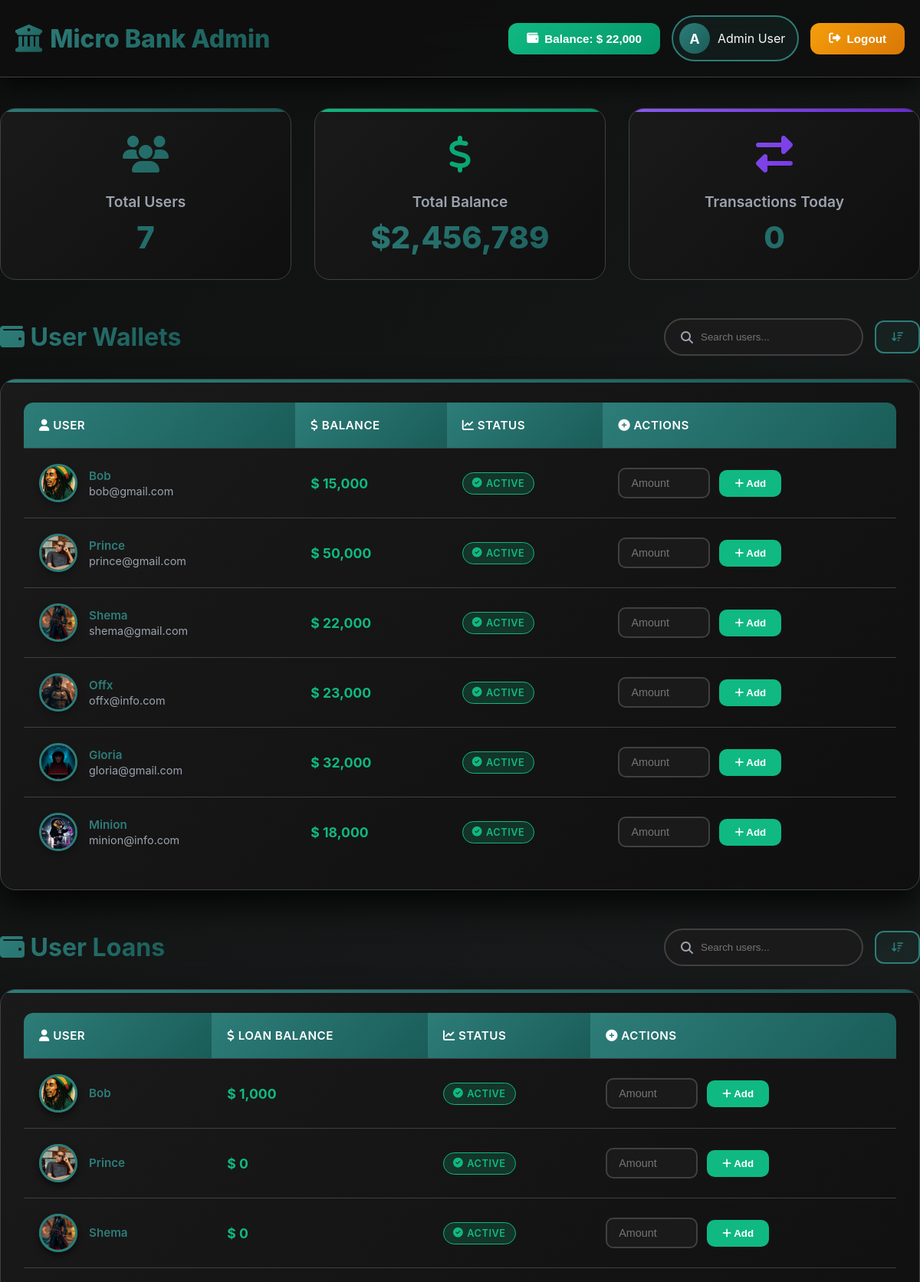
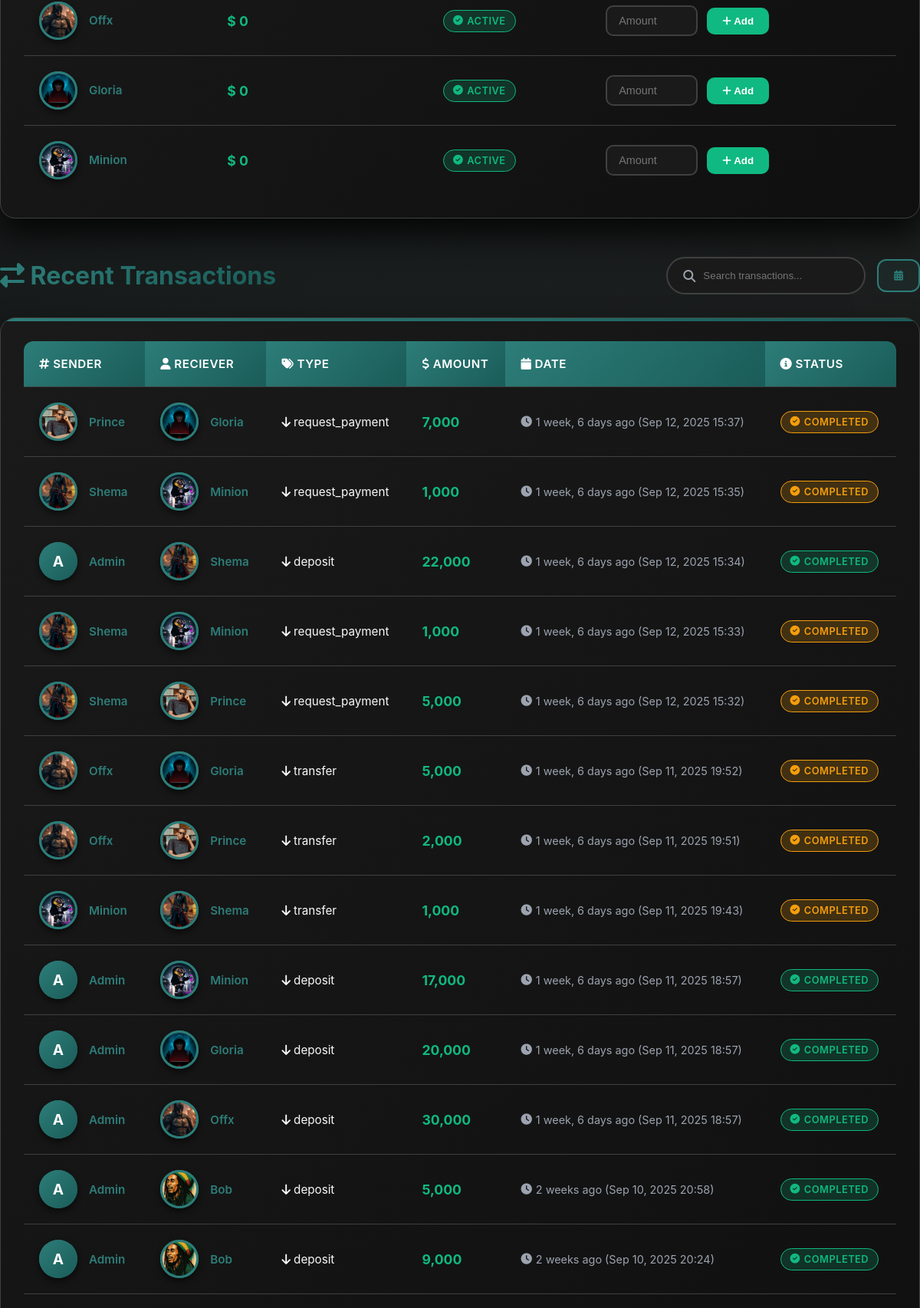
/admin-dashboard (signed in, upper part), run on the app's committed database (2 pictures, top to bottom).
### bank/models.py (models this page shows, shortened)
class UserWallet(models.Model):
    user = models.OneToOneField(User, on_delete=models.CASCADE)
    balance = models.DecimalField(max_digits=15, decimal_places=2, default=0)
    loan_balance = models.DecimalField(max_digits=15, decimal_places=2, default=0)

class UserProfile(models.Model):
    user= models.OneToOneField(User, on_delete=models.CASCADE)
    phone= models.CharField(max_length=100)
    profile= models.ImageField(upload_to='images' ,blank=True, null=True)
    added_at= models.DateField(auto_now_add=True)

class Transactions(models.Model):
    PURPOSE_CHOICES = [
        ("deposit", "Deposit"),
        ("loan", "Loan"),
        ("transfer", "Transfer"),
        ("request_payment", "Request Payment"),
    ]
    sender = models.ForeignKey(User, on_delete=models.CASCADE, related_name="sent_transactions", null=True, blank=True)
    receiver = models.ForeignKey(User, on_delete=models.CASCADE, related_name="received_transactions")
    amount = models.DecimalField(max_digits=15, decimal_places=2)
    transaction_at = models.DateTimeField(auto_now_add=True)
    purpose = models.CharField(max_length=20, choices=PURPOSE_CHOICES, default="deposit")

### bank/views.py (the view)
# urls.py: path('admin-dashboard',views.admin_dashboards, name='admin'),
@login_required
def admin_dashboards(request):
    wallets = UserWallet.objects.all()
    transactions = Transactions.objects.all().order_by('-transaction_at')
    today = timezone.now().date()
    trans = Transactions.objects.filter(transaction_at__date=today).count()
    profiles = UserProfile.objects.all()
    users = User.objects.all().count()
    user_wallet= get_object_or_404(UserWallet, user=request.user)
    context = {
        'users': users,
        'user_wallet': user_wallet,
        'wallets': wallets,
        'trans': trans,
        'transactions': transactions,
        'profiles': profiles
    }
    return render(request, 'bank/admin.html', context)

### bank/templates/bank/admin.html (shortened to what this page needs)
<!DOCTYPE html>
<html lang="en">
<head>
    <link rel="stylesheet" href="https://cdnjs.cloudflare.com/ajax/libs/font-awesome/6.5.0/css/all.min.css">
</head>
<body>
    {% load humanize%}
<header class="header">
    <div class="container nav">
        <a href="#" class="logo">
            <i class="fas fa-university"></i>
            Micro Bank Admin
        </a>
        <div class="nav-links">
            <button class="btn btn-balance" onclick="openBalanceModal()">
                <i class="fas fa-wallet"></i>
                Balance: $ {{user_wallet.balance|floatformat:"-2"|intcomma }}
            </button>
            <a href="#" class="user-profile-btn" onclick="openUserModal()">
                <div class="user-avatar-placeholder">
                    A
                </div>
                <span>Admin User</span>
            </a>
            <a href="{% url 'login' %}">
            <button class="btn btn-logout" onclick="logout()">
                <i class="fas fa-sign-out-alt"></i>
                Logout
            </button>
            </a>
        </div>
    </div>
</header>
<div class="container main-content">
    {%load humanize %}
    <div class="stats-grid">
        <div class="stat-card" onclick="animateCard(this)">
            <div class="stat-icon">
                <i class="fas fa-users"></i>
            </div>
            <div class="stat-title">Total Users</div>
            <div class="stat-value" id="totalUsers">{{users}}</div>
        </div>
        <div class="stat-card" onclick="animateCard(this)">
            <div class="stat-icon">
                <i class="fas fa-dollar-sign"></i>
            </div>
            <div class="stat-title">Total Balance</div>
            <div class="stat-value" id="totalBalance">$2,456,789</div>
        </div>
        <div class="stat-card" onclick="animateCard(this)">
            <div class="stat-icon">
                <i class="fas fa-exchange-alt"></i>
            </div>
            <div class="stat-title">Transactions Today</div>
            <div class="stat-value" id="transactionsToday">{{trans}}</div>
        </div>
    </div>
    <div class="section-header">
        <div class="section-title">
            <h2><i class="fas fa-wallet"></i> User Wallets</h2>
        </div>
        <div class="section-controls">
            <div class="search-box">
                <i class="fas fa-search"></i>
                <input type="text" placeholder="Search users..." id="walletSearch" oninput="filterTable('wallets-table', this.value)">
            </div>
            <button class="filter-btn" onclick="sortTable('wallets-table', 2)">
                <i class="fas fa-sort-amount-down"></i>
            </button>
        </div>
    </div>
    <div class="table-container">
        <div class="table-wrapper">
            <table>
                <thead>
                    <tr>
                        <th onclick="sortTable('wallets-table', 0)"><i class="fas fa-user"></i> User</th>
                        <th onclick="sortTable('wallets-table', 2)"><i class="fas fa-dollar-sign"></i> Balance</th>
                        <th onclick="sortTable('wallets-table', 3)"><i class="fas fa-chart-line"></i> Status</th>
                        <th onclick="sortTable('wallets-table', 4)"><i class="fas fa-plus-circle"></i> Actions</th>
                    </tr>
                </thead>
                <tbody id="wallets-table">
                    {% for profile in profiles%}
                    <tr>
                        <td>
                            <div class="user-info">
                                {% if profile.profile %}
                                    <img src="{{profile.profile.url}}" alt="{{profile.user.username}}" class="profile-pic">
                                {% else %}
                                    <div class="profile-pic-placeholder">
                                        {{profile.user.username|slice:":1"|upper}}
                                    </div>
                                {% endif %}
                                <div class="user-details">
                                    <div class="username">{{profile.user.username}}</div>
                                    <div class="email">{{profile.user.email}}</div>
                                </div>
                            </div>
                        </td>
                        <td><div class="amount positive">$ {{profile.user.userwallet.balance|floatformat:"-2"|intcomma }}</div></td>
                        <td><span class="status-badge status-completed"><i class="fas fa-check-circle"></i> Active</span></td>
                        <td>
                            <form class="form-inline" method="POST" action="{% url 'add_balance' profile.user.userwallet.id%}">
                                <input type="number" name="amount" min="1" placeholder="Amount" required>
                                <button type="submit">
                                    <i class="fas fa-plus"></i> Add
                                </button>
                            </form>
                        </td>
                    </tr>
                    {%endfor%}
                </tbody>
            </table>
        </div>
    </div>
    <div class="section-header">
        <div class="section-title">
            <h2><i class="fas fa-wallet"></i> User Loans</h2>
        </div>
        <div class="section-controls">
            <div class="search-box">
                <i class="fas fa-search"></i>
                <input type="text" placeholder="Search users..." id="walletSearch" oninput="filterTable('wallets-table', this.value)">
            </div>
            <button class="filter-btn" onclick="sortTable('wallets-table', 2)">
                <i class="fas fa-sort-amount-down"></i>
            </button>
        </div>
    </div>
    <div class="table-container">
        <div class="table-wrapper">
            <table>
                <thead>
                    <tr>
                        <th onclick="sortTable('wallets-table', 0)"><i class="fas fa-user"></i> User</th>
                        <th onclick="sortTable('wallets-table', 2)"><i class="fas fa-dollar-sign"></i> Loan Balance</th>
                        <th onclick="sortTable('wallets-table', 3)"><i class="fas fa-chart-line"></i> Status</th>
                        <th onclick="sortTable('wallets-table', 4)"><i class="fas fa-plus-circle"></i> Actions</th>
                    </tr>
                </thead>
                <tbody id="wallets-table">
                    {% for profile in profiles %}
                    <tr>
                        <td>
                            <div class="user-info">
                                <div class="profile-pic-placeholder">
                                {% if profile.profile %}
                                    <img src="{{profile.profile.url}}" alt="{{profile.user.username}}" class="profile-pic">
                                {% else %}
                                    <div class="profile-pic-placeholder">
                                        {{profile.user.username|slice:":1"|upper}}
                                    </div>
                                {% endif %}
                                </div>
                                <div class="user-details">
                                    <div class="username">{{profile.user.username}}</div>
                                </div>
                            </div>
                        </td>
                        <td><div class="amount positive">$ {{profile.user.userwallet.loan_balance|floatformat:"-2"|intcomma}}</div></td>
                        <td><span class="status-badge status-completed"><i class="fas fa-check-circle"></i> Active</span></td>
                        <td>
                            <form class="form-inline" method="POST" action="{% url 'add_loan' profile.user.userwallet.id %}">
                                <input type="number" name="amounting" min="1" placeholder="Amount" required>
                                <button type="submit">
                                    <i class="fas fa-plus"></i> Add
                                </button>
                            </form>
                        </td>
                    </tr>
                    {% endfor %}
                </tbody>
            </table>
        </div>
    </div>
    <div class="section-header">
        <div class="section-title">
            <h2><i class="fas fa-exchange-alt"></i> Recent Transactions</h2>
        </div>
        <div class="section-controls">
            <div class="search-box">
                <i class="fas fa-search"></i>
                <input type="text" placeholder="Search transactions..." id="transactionSearch" oninput="filterTable('transactions-table', this.value)">
            </div>
            <button class="filter-btn" onclick="sortTable('transactions-table', 4)">
                <i class="fas fa-calendar-alt"></i>
            </button>
        </div>
    </div>
    <div class="table-container">
        <div class="table-wrapper">
            <table>
                <thead>
                    <tr>
                        <th onclick="sortTable('transactions-table', 0)"><i class="fas fa-hashtag"></i> Sender</th>
                        <th onclick="sortTable('transactions-table', 1)"><i class="fas fa-user"></i> Reciever</th>
                        <th onclick="sortTable('transactions-table', 2)"><i class="fas fa-tags"></i> Type</th>
                        <th onclick="sortTable('transactions-table', 3)"><i class="fas fa-dollar-sign"></i> Amount</th>
                        <th onclick="sortTable('transactions-table', 4)"><i class="fas fa-calendar"></i> Date</th>
                        <th onclick="sortTable('transactions-table', 5)"><i class="fas fa-info-circle"></i> Status</th>
                    </tr>
                </thead>
                <tbody id="transactions-table">
                    {% for transaction in transactions %}
                    <tr>
                        <td>
                            <div class="user-info">
                                <div class="profile-pic-placeholder">
                                    {% if transaction.sender and transaction.sender.userprofile.profile %}
                                        <img src="{{ transaction.sender.userprofile.profile.url }}" alt="{{ transaction.sender.username }}" class="profile-pic">
                                    {% else %}
                                        <div class="profile-pic-placeholder">
                                            A
                                        </div>
                                    {% endif %}
                                </div>
                                <div class="user-details">
                                     {% if transaction.sender and transaction.sender.username %}
                                    <div class="username">{{transaction.sender.username}}</div>
                                    {%else%}
                                    <div class="username">Admin</div>
                                    {%endif%}
                                </div>
                            </div>
                        </td>
                        <td>
                            <div class="user-info">
                                <div class="profile-pic-placeholder">
                                {% if transaction.receiver.userprofile.profile %}
                                    <img src="{{transaction.receiver.userprofile.profile.url}}" alt="{{transaction.receiver.username}}" class="profile-pic">
                                {% else %}
                                    <div class="profile-pic-placeholder">
                                        {{transaction.receiver.username|slice:":1"|upper|slice:":1"|upper}}
                                    </div>
                                {% endif %}
                                </div>
                                <div class="user-details">
                                    <div class="username">{{transaction.receiver.username}}</div>
                                </div>
                            </div>
                        </td>
                        <td><i class="fas fa-arrow-down text-success"></i> {{transaction.purpose}}</td>
                        <td><div class="amount positive">{{transaction.amount|floatformat:"-2"|intcomma}}</div></td>
                        <td><div class="date"><i class="fas fa-clock"></i> {{transaction.transaction_at|timesince}} ago ({{ transaction.transaction_at|date:"M d, Y H:i" }})</div></td>
                        {% if transaction.purpose == "deposit" %}
                        <td><span class="status-badge status-completed"><i class="fas fa-check-circle"></i> Completed</span></td>
                        {%else%}
                        <td><span class="status-badge status-pending"><i class="fas fa-check-circle"></i> Completed</span></td>
                        {%endif%}
                    </tr>
                    {% endfor %}
                </tbody>
            </table>
        </div>
    </div>
</div>
</body>
</html>

### data on the page
UserWallet: balance "22,000"
UserProfile: profile (picture), user.username "Bob", user.email "bob@gmail.com", user.userwallet.balance "15,000", user.userwallet.loan_balance "1,000"
UserProfile: profile (picture), user.username "Prince", user.email "prince@gmail.com", user.userwallet.balance "50,000", user.userwallet.loan_balance "0"
UserProfile: profile (picture), user.username "Shema", user.email "shema@gmail.com", user.userwallet.balance "22,000", user.userwallet.loan_balance "0"
UserProfile: profile (picture), user.username "Offx", user.email "offx@info.com", user.userwallet.balance "23,000", user.userwallet.loan_balance "0"
UserProfile: profile (picture), user.username "Gloria", user.email "gloria@gmail.com", user.userwallet.balance "32,000", user.userwallet.loan_balance "0"
UserProfile: profile (picture), user.username "Minion", user.email "minion@info.com", user.userwallet.balance "18,000", user.userwallet.loan_balance "0"
Transactions: sender.userprofile.profile (picture), receiver.userprofile.profile (picture), shows "COMPLETED"
Transactions: sender.userprofile.profile (picture), receiver.userprofile.profile (picture), shows "COMPLETED"
Transactions: shows "A", shows "Admin", receiver.userprofile.profile (picture), shows "COMPLETED"
Transactions: sender.userprofile.profile (picture), receiver.userprofile.profile (picture), shows "COMPLETED"
Transactions: sender.userprofile.profile (picture), receiver.userprofile.profile (picture), shows "COMPLETED"
Transactions: sender.userprofile.profile (picture), receiver.userprofile.profile (picture), shows "COMPLETED"
Transactions: sender.userprofile.profile (picture), receiver.userprofile.profile (picture), shows "COMPLETED"
Transactions: sender.userprofile.profile (picture), receiver.userprofile.profile (picture), shows "COMPLETED"
Transactions: shows "A", shows "Admin", receiver.userprofile.profile (picture), shows "COMPLETED"
Transactions: shows "A", shows "Admin", receiver.userprofile.profile (picture), shows "COMPLETED"
Transactions: shows "A", shows "Admin", receiver.userprofile.profile (picture), shows "COMPLETED"
Transactions: shows "A", shows "Admin", receiver.userprofile.profile (picture), shows "COMPLETED"
Transactions: shows "A", shows "Admin", receiver.userprofile.profile (picture), shows "COMPLETED"

### other printed values
{{ users }} "7"
{{ trans }} "0"
